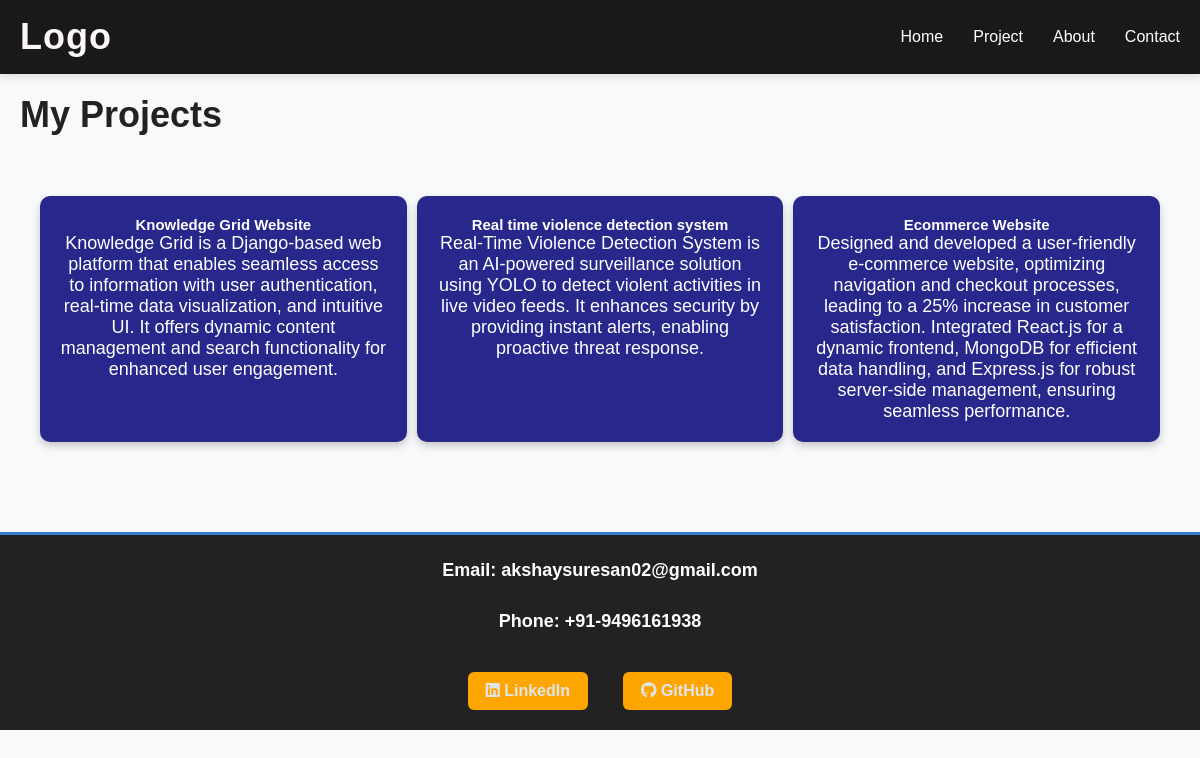
The app's page /project/ with its own data.
### port/models.py (models this page shows, shortened)
class Project(models.Model):
    title = models.CharField(max_length=200)
    description=models.TextField()

### port/views.py (the view)
# urls.py: path('project/',views.project,name='project'),
def project(request):
    context = {
        'linked_in':settings.LINKEDIN_URL,
        'github':settings.GITHUB_URL,
        'projects':Project.objects.all(),
    }
    return render(request,'project.html',context)

### port/templates/project.html (shortened to what this page needs)
{% extends "nav.html" %}
{% load static %}
{% block content %}
<body>
    <link rel="stylesheet" href="{% static 'css/project.css' %}"/>
    <div class="container mt-5 pt-4">
        <h2 class="text-center mb-4">My Projects</h2>
        <div class="container">
            {% for project in projects %}
                <div class="box box{{ forloop.counter|divisibleby:3|yesno:"1,2,3" }}">
                    <h5 class="text-light">{{ project.title }}</h5>
                    <p class="text-white">{{ project.description }}</p>
                </div>
            {% empty %}
                <p class="text-center text-danger">No projects available.</p>
            {% endfor %}
        </div>
    </div>
    <footer class="footer">
        <div class="contact-info">
            <p><strong>Email:</strong> akshaysuresan02@gmail.com</p>
            <p><strong>Phone:</strong> +91-9496161938</p>
            <div class="social-links">
                <a href="{{ linked_in }}" target="_blank"><i class="fab fa-linkedin"></i> LinkedIn</a>
                <a href="{{ github }}" target="_blank"><i class="fab fa-github"></i> GitHub</a>
            </div>
        </div>
    </footer>
</body>
{% endblock %}

### port/templates/nav.html (shortened to what this page needs)
{% load static %}
<!DOCTYPE html>
<html lang="en">
<head>
    <link rel="stylesheet" href="{% static 'css/ee.css' %}"/>
    <link rel="stylesheet" href="https://cdnjs.cloudflare.com/ajax/libs/font-awesome/6.5.1/css/all.min.css">
</head>
<body>
    <nav>
        <div class="logo">
            <h1>Logo</h1>
        </div>
        <ul id="menuList">
            <li><a href="{% url 'home' %}">Home</a> </li>
            <li><a href="{% url 'project' %}">Project</a></li>
            <li><a href="{% url 'about' %}">About</a></li>
            <li><a href="{% url 'contact' %}">Contact</a></li>
        </ul>
    </nav>
    {% block content %}
    {% endblock %}
</body>
</html>

### port/static/css/ee.css (style rules this page uses)
* { margin: 0; padding: 0; box-sizing: border-box; font-family: "Poppins", sans-serif; }
html, body { height: 100%; width: 100%; background-color: #f8f9fa; color: #222; }
nav { padding: 16px 20px; display: flex; align-items: center; justify-content: space-between; background: #1a1919; position: relative; box-shadow: 0px 4px 6px rgba(0, 0, 0, 0.1); }
.logo { color: #fdf6f6; font-size: 24px; font-weight: bold; letter-spacing: 1px; }
nav ul { display: flex; gap: 30px; }
nav ul li { list-style-type: none; }
nav ul li a { text-decoration: none; color: #fff; font-size: 16px; font-weight: 500; transition: color 0.3s ease-in-out; }
h2 { font-size: 36px; margin-bottom: 30px; font-weight: bold; color: #222; }
.contact-info { display: flex; flex-direction: column; align-items: center; gap: 20px; font-size: 18px; font-weight: bold; }
.social-links { display: flex; gap: 15px; margin-top: 15px; }
.social-links a { text-decoration: none; background: #ffa500; color: white; padding: 10px 18px; border-radius: 6px; font-size: 16px; transition: background 0.3s ease-in-out, transform 0.2s; }
footer { background: #151414; color: white; text-align: center; padding: 20px; }

### port/static/css/project.css (style rules this page uses)
.container { display: flex; justify-content: space-between; gap: 10px; padding: 20px; flex-wrap: wrap; text-decoration: none; }
.box { padding: 20px; text-align: center; color: white; font-size: 18px; flex: 1; min-width: 250px; border-radius: 10px; box-shadow: 0 4px 8px rgba(0, 0, 0, 0.2); animation: slideUp 0.8s ease-in-out forwards; }
.box1, .box2, .box3 { background-color: rgb(39, 39, 140);animation-delay: 0.2s; }
.footer { background-color: #222; color: white; text-align: center; padding: 20px; margin-top: 50px; border-top: 3px solid #307fcf; }
.footer p { margin: 5px 0; }
.social-links a { color: #dee5ec; text-decoration: none; margin: 0 10px; font-weight: bold; }

### records on screen
Project: title "Knowledge Grid Website", description "Knowledge Grid is a Django-based web platform that enables seamless access to information with user authentication, real-time data visualization, and intuitive UI. It offers dynamic content management and search functionality for enhanced user engagement."
Project: title "Real time violence detection system", description "Real-Time Violence Detection System is an AI-powered surveillance solution using YOLO to detect violent activities in live video feeds. It enhances security by providing instant alerts, enabling proactive threat response."
Project: title "Ecommerce Website", description "Designed and developed a user-friendly e-commerce website, optimizing navigation and checkout processes, leading to a 25% increase in customer satisfaction. Integrated React.js for a dynamic frontend, MongoDB for efficient data handling, and Express.js for robust server-side management, ensuring seamless performance."
